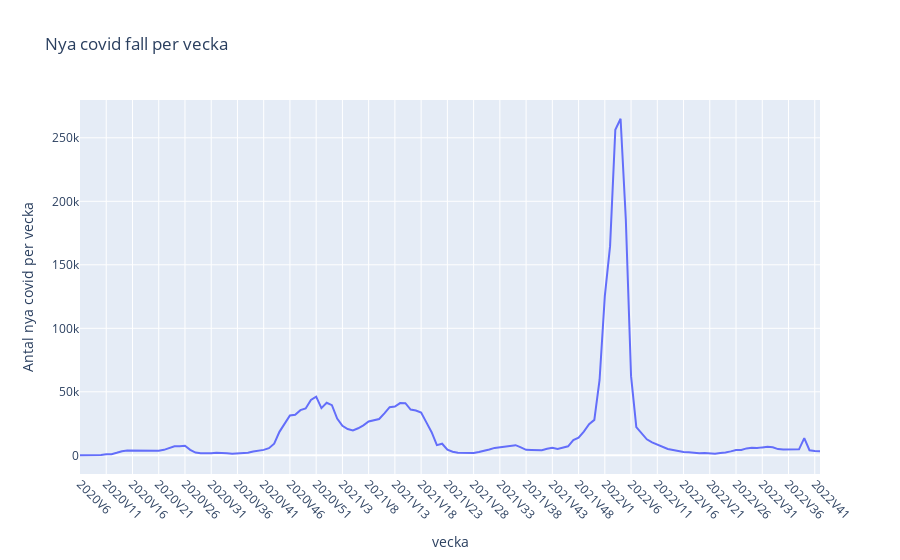

Notebook source saved alongside this figure:
### Code cell
new_cases_per_week = px.line(covid_outbreaks, x='vecka', y='Antal_fall_vecka', title='Nya covid fall per vecka')
new_cases_per_week.update_xaxes(tickangle=45)
new_cases_per_week.update_traces(hoverinfo='text+name', hovertemplate='%{y}')
new_cases_per_week.update_layout(
    xaxis_title= 'vecka ',
    yaxis_title= 'Antal nya covid per vecka ',
    xaxis=dict(
        tickmode='array',
        tickvals=covid_outbreaks['vecka'][::5]
    )
)
new_cases_per_week.write_html("../Data/Visualizeringar/new_cases_per_week.html")
new_cases_per_week

### Figure 1 — Plotly figure (JSON) as saved in the notebook; plotly's stock layout.template omitted (floating-point values rounded to 4 significant figures; data arrays with more than 128 entries replaced by an {"elided": "..."} marker saying what was removed)
{"data": [{"hoverinfo": "text+name", "hovertemplate": "%{y}", "legendgroup": "", "line": {"color": "#636efa", "dash": "solid"}, "marker": {"symbol": "circle"}, "mode": "lines", "name": "", "orientation": "v", "showlegend": false, "type": "scatter", "x": {"elided": "142 str values"}, "xaxis": "x", "y": {"elided": "142 int values"}, "yaxis": "y"}], "layout": {"legend": {"tracegroupgap": 0}, "title": {"text": "Nya covid fall per vecka"}, "xaxis": {"anchor": "y", "domain": [0, 1], "tickangle": 45, "tickmode": "array", "tickvals": ["2020V6", "2020V11", "2020V16", "2020V21", "2020V26", "2020V31", "2020V36", "2020V41", "2020V46", "2020V51", "2021V3", "2021V8", "2021V13", "2021V18", "2021V23", "2021V28", "2021V33", "2021V38", "2021V43", "2021V48", "2022V1", "2022V6", "2022V11", "2022V16", "2022V21", "2022V26", "2022V31", "2022V36", "2022V41"], "title": {"text": "vecka "}}, "yaxis": {"anchor": "x", "domain": [0, 1], "title": {"text": "Antal nya covid per vecka "}}}}
